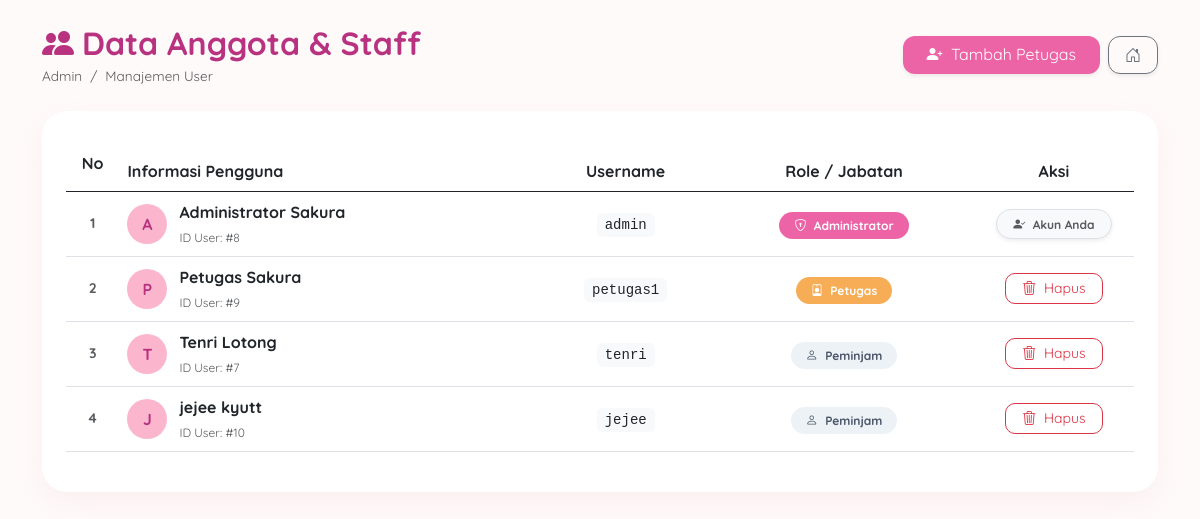
/admin/user.php (signed in), run on the app's committed database.
### tables this page shows
CREATE TABLE `user` (
  `id_user` int(11) NOT NULL,
  `username` varchar(255) NOT NULL,
  `password` varchar(255) NOT NULL,
  `email` varchar(255) NOT NULL,
  `nama_lengkap` varchar(255) NOT NULL,
  `alamat` text DEFAULT NULL,
  `role` enum('admin','petugas','peminjam') NOT NULL DEFAULT 'peminjam'
);

### admin/user.php (the view, shortened to what this page needs)
<?php
include '../config/koneksi.php';
$query = mysqli_query($koneksi, "SELECT * FROM user ORDER BY role ASC");
?>
<!DOCTYPE html>
<html lang="id">
<head>
    <link href="https://cdn.jsdelivr.net/npm/bootstrap@5.3.0/dist/css/bootstrap.min.css" rel="stylesheet">
    <link rel="stylesheet" href="https://cdn.jsdelivr.net/npm/bootstrap-icons@1.11.1/font/bootstrap-icons.css">
</head>
<body class="p-4">
<div class="container">
    <nav aria-label="breadcrumb" class="mb-4">
        <div class="d-flex justify-content-between align-items-center">
            <div>
                <h2 class="sakura-text mb-0"><i class="bi bi-people-fill me-2"></i>Data Anggota & Staff</h2>
                <ol class="breadcrumb mb-0 mt-1" style="font-size: 0.85rem;">
                    <li class="breadcrumb-item"><a href="index.php" class="text-decoration-none text-muted">Admin</a></li>
                    <li class="breadcrumb-item active" aria-current="page">Manajemen User</li>
                </ol>
            </div>
            <div class="d-flex gap-2">
                <a href="../auth/register.php" class="btn btn-primary px-4 shadow-sm" style="border-radius: 12px; background-color: #ed64a6; border: none;">
                    <i class="bi bi-person-plus-fill me-1"></i> Tambah Petugas
                </a>
                <a href="index.php" class="btn btn-outline-secondary px-3 shadow-sm" style="border-radius: 12px;">
                    <i class="bi bi-house-door"></i>
                </a>
            </div>
        </div>
    </nav>
    <div class="card sakura-card p-4">
        <div class="table-responsive">
            <table class="table table-hover align-middle">
                <thead>
                    <tr class="text-center">
                        <th width="5%" class="py-3">No</th>
                        <th class="text-start">Informasi Pengguna</th>
                        <th>Username</th>
                        <th>Role / Jabatan</th>
                        <th width="15%">Aksi</th>
                    </tr>
                </thead>
                <tbody>
                    <?php
                    $no = 1;
                    if(mysqli_num_rows($query) > 0):
                        while($row = mysqli_fetch_assoc($query)) {
                            $initial = strtoupper(substr($row['nama_lengkap'], 0, 1));
                    ?>
                    <tr>
                        <td class="text-center fw-bold text-muted small"><?= $no++; ?></td>
                        <td>
                            <div class="d-flex align-items-center text-start">
                                <div class="avatar-circle"><?= $initial; ?></div>
                                <div>
                                    <div class="fw-bold text-dark"><?= htmlspecialchars($row['nama_lengkap']); ?></div>
                                    <span class="text-muted" style="font-size: 0.75rem;">ID User: #<?= $row['id_user']; ?></span>
                                </div>
                            </div>
                        </td>
                        <td class="text-center">
                            <code class="px-2 py-1 bg-light text-dark rounded"><?= htmlspecialchars($row['username']); ?></code>
                        </td>
                        <td class="text-center">
                            <?php
                            if($row['role'] == 'admin'){
                                echo '<span class="badge-role bg-admin"><i class="bi bi-shield-lock me-1"></i> Administrator</span>';
                            } else if($row['role'] == 'petugas'){
                                echo '<span class="badge-role bg-petugas"><i class="bi bi-person-badge me-1"></i> Petugas</span>';
                            } else {
                                echo '<span class="badge-role bg-peminjam"><i class="bi bi-person me-1"></i> Peminjam</span>';
                            }
                            ?>
                        </td>
                        <td class="text-center">
                            <?php if($row['id_user'] != $_SESSION['userid']): ?>
                                <a href="hapus_user.php?id=<?= $row['id_user']; ?>"
                                   class="btn btn-sm btn-outline-danger btn-action px-3"
                                   onclick="return confirm('Peringatan: Menghapus user bersifat permanen. Lanjutkan?')">
                                    <i class="bi bi-trash3 me-1"></i> Hapus
                                </a>
                            <?php else: ?>
                                <span class="badge bg-light text-muted border px-3 py-2 rounded-pill shadow-sm">
                                    <i class="bi bi-person-check-fill me-1"></i> Akun Anda
                                </span>
                            <?php endif; ?>
                        </td>
                    </tr>
                    <?php }
                    else: ?>
                        <tr><td colspan="5" class="text-center py-5 text-muted">Belum ada data anggota.</td></tr>
                    <?php endif; ?>
                </tbody>
            </table>
        </div>
    </div>
</div>
</body>
</html>

### admin/user.php (style rules this page uses)
body { font-family: 'Quicksand', sans-serif; background-color: #fffafa; color: #4a4a4a; }
.sakura-card { background: white; border-radius: 25px; border: none; box-shadow: 0 10px 30px rgba(214, 158, 172, 0.12); }
.sakura-text { color: #b83280; font-weight: 700; }
.table thead { background-color: #fed7e2; color: #b83280; border: none; }
.avatar-circle { width: 40px; height: 40px; background-color: #fbb6ce; color: #b83280; display: flex; align-items: center; justify-content: center; border-radius: 50%; font-weight: 700; margin-right: 12px; }
.badge-role { font-size: 0.75rem; padding: 6px 15px; border-radius: 20px; font-weight: 700; }
.bg-admin { background-color: #ed64a6; color: white; }
.bg-petugas { background-color: #f6ad55; color: white; }
.bg-peminjam { background-color: #edf2f7; color: #4a5568; }
.btn-action { border-radius: 10px; transition: 0.3s; }

### data on the page
user: nama_lengkap "A", nama_lengkap "Administrator Sakura", id_user "8", username "admin", role "admin" (drawn), shows "Akun Anda"
user: nama_lengkap "P", nama_lengkap "Petugas Sakura", id_user "9", username "petugas1", role "petugas" (drawn)
user: nama_lengkap "T", nama_lengkap "Tenri Lotong", id_user "7", username "tenri", role "peminjam" (drawn)
user: nama_lengkap "J", nama_lengkap "jejee kyutt", id_user "10", username "jejee", role "peminjam" (drawn)
